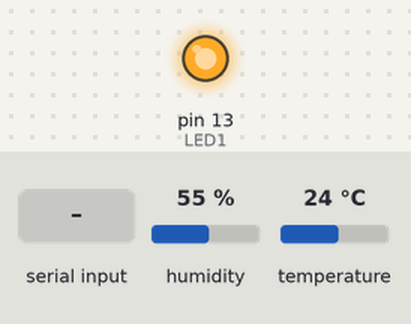
The sketch below on a simulated Arduino Uno, built with avr-gcc and run on an emulated ATmega328P. Shown: output pins drawn as LEDs (lit = HIGH). The test bench sets the inputs (shaded band); at power-on: temperature 24 °C, humidity 55 %. What the sketch prints to the serial monitor is not drawn.

Above: at 3.0 s.
3.1 s: "2" received over Serial
At 5.2 s:
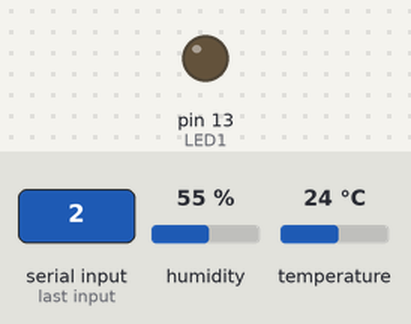
5.5 s: temperature set to 29.4 °C
11.5 s: temperature set to 30.5 °C
Timing chart, 0 to 14.5 s (numbered marks = the images above; inputs shaded):
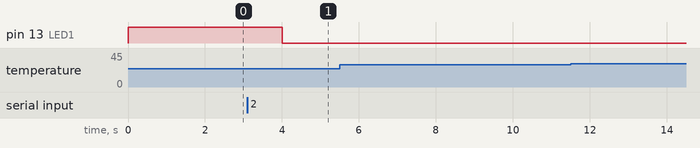

Measured:
- after the input at 3.1 s, pin 13 (LED1): HIGH → LOW after 0.91 s
- after the input at 5.5 s, every drawn part: stays the same
- after the input at 11.5 s, every drawn part: stays the same

The sketch:

control_aircon.ino
```cpp
#include <DHT.h>
#include <IRremote.h>
#include "common.h" // link (or simply copy) ../common.h

enum AirConIROperation { noop, turnOn, turnOff };

unsigned long now;

const int LED1 = LED_BUILTIN;
int led1State, led1DefaultState = HIGH;

DHT dht1(2, DHT22);
float temperature;
float maxTemperature = 31.4f;
float minTemperature = 29.9f;

unsigned long sleepModeBeginAt = 0L;
const unsigned long sleepModeDuration = 21600000L; // 6 hour

const unsigned long turnOnLGAirCon = 0x8800E0EL; // 0x8800E0E: 29C. 0x8800F0F: 30C. See http://blog.iolate.kr/235
const unsigned long turnOffLGAirCon = 0x88C0051L;
IRsend irsend;
bool irSendingInactivated = false;

const unsigned long minimumSendingIRInterval = 60000L; // 1 min
const unsigned long minimumSendingSameIRInterval = 300000L; // 5 min
unsigned long irSentAt = 0L;
AirConIROperation lastIROperation = noop;

inline void sendLG(unsigned long code) {
  irsend.sendLG(code, 28);
  irSentAt = now;
}

inline float getSleepModeProgress() {
  return static_cast<float>(now - sleepModeBeginAt) / sleepModeDuration;
}

inline void printStat() {
  SerialPrintValue("Temperature", temperature);
  SerialPrintValue("MAX (4/5)", maxTemperature);
  SerialPrintValue("MIN (6/7)", minTemperature);
  SerialPrintValue("irSentAt", irSentAt);
  SerialPrintValue("irSendingInactivated (0)", irSendingInactivated);
  SerialPrintValue("sleepModeBeginAt (2)", sleepModeBeginAt);
  if (sleepModeBeginAt) SerialPrintValue("sleepModeProgress", getSleepModeProgress());
  SerialPrintValue("now", now);
  Serial.println("");
}

inline void getTemperature() {
  float t = dht1.readTemperature();
  if (isnan(t)) {
    digitalWrite(LED1, toggleDigitalValue(led1State));
    Serial.println("Fail to read temperature");
  } else {
    temperature = t;
    if (led1State != led1DefaultState) digitalWrite(LED1, led1State = led1DefaultState);
  }
}

inline void controlAirCon() {
  if (irSendingInactivated) return;
  const unsigned long irSendingInterval = now - irSentAt;
  if (irSentAt != 0 && irSendingInterval < minimumSendingIRInterval) return;

  const float outboundTemperatureDiff = 10.0f;
  const float sleepModeTemperatureDiff = 2.0f;

  const int maxEdgeTemperatureHitCount = 5;
  static int edgeTemperatureHitCount = 0;
  AirConIROperation irOperation = noop;

  float minTemperature = ::minTemperature;
  float maxTemperature = ::maxTemperature;
  if (sleepModeBeginAt) {
    float sleepModeProgress = getSleepModeProgress();
    if (sleepModeProgress > 1.0f) sleepModeProgress = 1.0f;
    const float temperatureDiff = sleepModeTemperatureDiff * sleepModeProgress;
    minTemperature += temperatureDiff;
    maxTemperature += temperatureDiff;
  }

  if (temperature <= minTemperature) {
    if (minTemperature - temperature < outboundTemperatureDiff) {
      irOperation = turnOff;
    }
  } else if (temperature >= maxTemperature) {
    if (temperature - maxTemperature < outboundTemperatureDiff) {
      irOperation = turnOn;
    }
  }

  if (irOperation != noop) {
    if (irOperation == lastIROperation && irSendingInterval < minimumSendingSameIRInterval) return;

    edgeTemperatureHitCount += 1;
    if (edgeTemperatureHitCount >= maxEdgeTemperatureHitCount) {
      edgeTemperatureHitCount = 0;
      lastIROperation = irOperation;
      if (irOperation == turnOn) {
        SerialPrintln("Turn On");
        sendLG(turnOnLGAirCon);
      } else if (irOperation == turnOff) {
        SerialPrintln("Turn Off");
        sendLG(turnOffLGAirCon);
      }
    }
  } else {
    edgeTemperatureHitCount = 0;
  }
}

inline void toggleSleepMode() {
  if (sleepModeBeginAt) {
    sleepModeBeginAt = 0L; // turn off sleep mode
    led1DefaultState = HIGH;
  } else {
    sleepModeBeginAt = now;
    if (!sleepModeBeginAt) sleepModeBeginAt = 1; // prevent unexpected turning off
    led1DefaultState = LOW;
  }
  digitalWrite(LED1, led1State = led1DefaultState);
}

inline void handleSerialInput() {
  while (Serial.available() > 0) {
    const float temperatureDiffUnit = 0.1f;

    int c = Serial.read();
    switch (c) {
      case '1':
      printStat();
      break;

      case '2':
      toggleSleepMode();
      break;

      case '3':
      sleepModeBeginAt -= 3600000L; // 1 hour
      break;

      case '4':
      maxTemperature -= temperatureDiffUnit;
      break;

      case '5':
      maxTemperature += temperatureDiffUnit;
      break;

      case '6':
      minTemperature -= temperatureDiffUnit;
      break;

      case '7':
      minTemperature += temperatureDiffUnit;
      break;

      case '8':
      sendLG(turnOffLGAirCon);
      break;

      case '9':
      sendLG(turnOnLGAirCon);
      break;

      case '0':
      irSendingInactivated = !irSendingInactivated;
      break;
    }
  }
}

void setup() {
  pinMode(LED1, OUTPUT);
  digitalWrite(LED1, led1State = led1DefaultState);
  Serial.begin(9600);
  dht1.begin();
}

void loop() {
  delay(2000);

  now = millis();

  getTemperature();
  controlAirCon();
  handleSerialInput();
}
```
